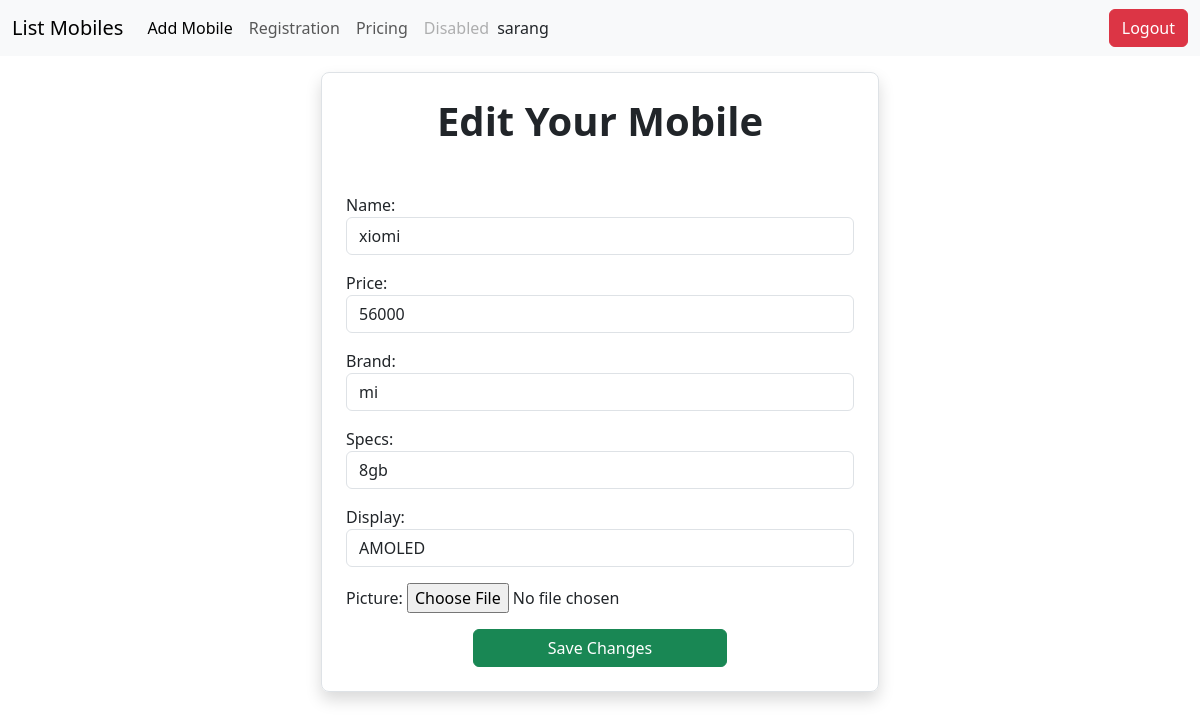
The page /mobile/28/change (signed in) on the database its author committed.
### mobile/models.py (models this page shows, shortened)
class Mobiles(models.Model):
    name=models.CharField(max_length=100,unique=True)
    price=models.PositiveIntegerField()
    brand=models.CharField(max_length=100)
    specs=models.CharField(max_length=100)
    display=models.CharField(max_length=100)
    picture=models.ImageField(upload_to="images",null=True)

### mobile/views.py (the view, shortened to what this page needs)
# urls.py: path("mobile/<int:pk>/change",views.MobileUpdateView.as_view(),name="mobile-change"),
@method_decorator(signin_required,name="dispatch")
class MobileUpdateView(View):
    def get(self,request,*args,**kwargs):
        id=kwargs.get("pk")
        obj=Mobiles.objects.get(id=id)
        form=MobileForm(instance=obj)
        return render(request,"mobile_edit.html",{"form":form})

### mobile/forms.py
class MobileForm(forms.ModelForm):
    class Meta:
        model=Mobiles
        fields="__all__"
        widgets={
            "name":forms.TextInput(attrs={"class":"form-control","placeholder":"Name"}),
            "price":forms.NumberInput(attrs={"class":"form-control","placeholder":"Price"}),
            "brand":forms.TextInput(attrs={"class":"form-control","placeholder":"Brand"}),
            "specs":forms.TextInput(attrs={"class":"form-control","placeholder":"Specs"}),
            "display":forms.TextInput(attrs={"class":"form-control","placeholder":"Display"})
        }

### mobile/views.py (called while the page is built)
def signin_required(fn):
    def wrapper(request,*args,**kwargs):
        if not request.user.is_authenticated:
            messages.error(request,"Invalid section")
            return redirect("signin")
        else:
            return fn(request,*args,**kwargs)
    return wrapper

### mobile/templates/mobile_edit.html (shortened to what this page needs)
{%extends 'base.html'%}
{%block body_block%}
<div class="container d-flex justify-content-center">
    <form class="mt-3 w-50 border shadow p-4 rounded-3" action="" method="post" enctype="multipart/form-data">
        <h1 class="text-center mb-5 fw-bolder">Edit Your Mobile</h1>
        <div>
        {{form.as_p}}
        </div>
        <div class="d-flex justify-content-center">
            <button class="btn btn-success w-50" type="submit">Save Changes</button>
        </div>
    </form>
</div>
{%endblock%}

### mobile/templates/base.html (shortened to what this page needs)
<!DOCTYPE html>
<html lang="en">
<head>
    <link href="https://cdn.jsdelivr.net/npm/bootstrap@5.3.2/dist/css/bootstrap.min.css" rel="stylesheet">
    <link rel="stylesheet" href="https://cdnjs.cloudflare.com/ajax/libs/font-awesome/6.4.2/css/all.min.css"/>
</head>
<body>
    <nav class="navbar navbar-expand-lg bg-body-tertiary">
        <div class="container-fluid">
          <a class="navbar-brand" href="{%url 'mobile-all'%}">List Mobiles</a>
          <div class="collapse navbar-collapse" id="navbarNav">
            <ul class="navbar-nav">
              <li class="nav-item">
                <a class="nav-link active" aria-current="page" href="{%url 'mobile-create'%}">Add Mobile</a>
              </li>
              <li class="nav-item">
                <a class="nav-link" href="{%url 'register'%}">Registration</a>
              </li>
              <li class="nav-item">
                <a class="nav-link" href="#">Pricing</a>
              </li>
              <li class="nav-item">
                <a class="nav-link disabled" aria-disabled="true">Disabled</a>
              </li>
            </ul>
            <span>{{request.user}}</span><a href="{%url 'signout'%}" class="ms-auto btn btn-danger">Logout</a>
          </div>
        </div>
    </nav>
    {%block body_block%}
    {%endblock%}
</body>
</html>

### rows shown on the page
Mobiles: name "xiomi", price "56000", brand "mi", specs "8gb", display "AMOLED"

### other values the page prints
{{ request.user }} "sarang"
